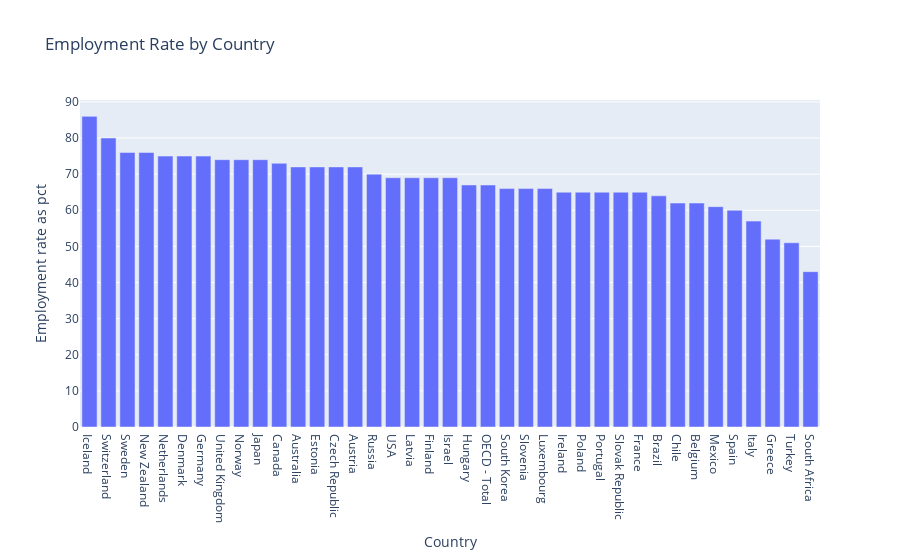

The notebook cell this image was saved under:
### Code cell
import plotly.express as px

# Przygotowanie danych
df_sorted = df.set_index('Country')['Employment rate as pct'].sort_values(ascending=False).reset_index()

# Tworzenie wykresu
fig = px.bar(df_sorted, x='Country', y='Employment rate as pct', title='Employment Rate by Country')
fig.show()

### Figure 1 — Plotly figure (JSON) as saved in the notebook; plotly's stock layout.template omitted (floating-point values rounded to 4 significant figures)
{"data": [{"alignmentgroup": "True", "hovertemplate": "Country=%{x}<br>Employment rate as pct=%{y}<extra></extra>", "legendgroup": "", "marker": {"color": "#636efa"}, "name": "", "offsetgroup": "", "orientation": "v", "showlegend": false, "textposition": "auto", "type": "bar", "x": ["Iceland", "Switzerland", "Sweden", "New Zealand", "Netherlands", "Denmark", "Germany", "United Kingdom", "Norway", "Japan", "Canada", "Australia", "Estonia", "Czech Republic", "Austria", "Russia", "USA", "Latvia", "Finland", "Israel", "Hungary", "OECD - Total", "South Korea", "Slovenia", "Luxembourg", "Ireland", "Poland", "Portugal", "Slovak Republic", "France", "Brazil", "Chile", "Belgium", "Mexico", "Spain", "Italy", "Greece", "Turkey", "South Africa"], "xaxis": "x", "y": [86, 80, 76, 76, 75, 75, 75, 74, 74, 74, 73, 72, 72, 72, 72, 70, 69, 69, 69, 69, 67, 67, 66, 66, 66, 65, 65, 65, 65, 65, 64, 62, 62, 61, 60, 57, 52, 51, 43], "yaxis": "y"}], "layout": {"barmode": "relative", "legend": {"tracegroupgap": 0}, "title": {"text": "Employment Rate by Country"}, "xaxis": {"anchor": "y", "domain": [0, 1], "title": {"text": "Country"}}, "yaxis": {"anchor": "x", "domain": [0, 1], "title": {"text": "Employment rate as pct"}}}}
